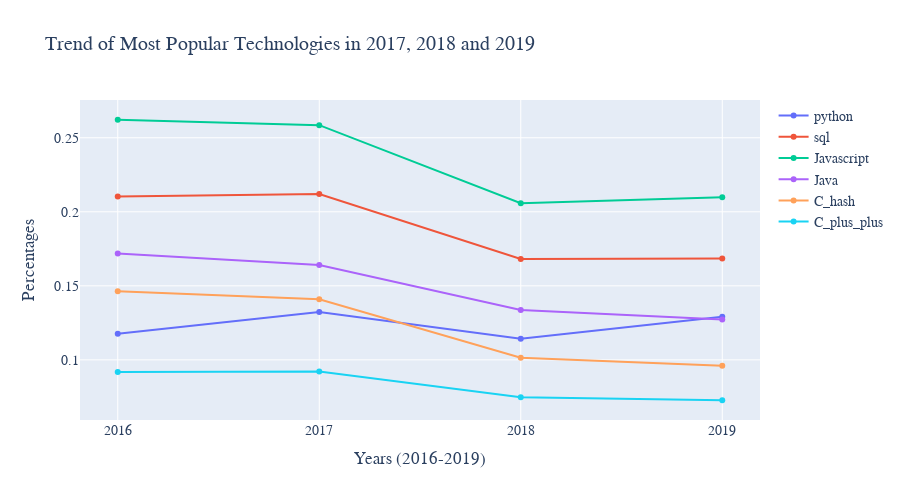

Notebook source saved alongside this figure:
### Code cell
import plotly.graph_objects as go

X = [2016,2017,2018,2019]

Javascript = all_language.JavaScript
sql= all_language.SQL
Java = all_language.Java
python = all_language.Python
C_hash = all_language["C#"]
C_plus_plus = all_language["C++"]

# Create traces
fig = go.Figure()
fig.add_trace(go.Line(x=X, y=python,
                    name='python'))
fig.add_trace(go.Line(x=X, y=sql,
                   # mode='lines+markers',
                    name='sql'))
fig.add_trace(go.Line(x=X, y=Javascript,
                    #mode='lines+markers', 
                    name='Javascript'))
fig.add_trace(go.Line(x=X, y=Java,
                    #mode='lines+markers',
                    name='Java'))
fig.add_trace(go.Line(x=X, y=C_hash,
                    #mode='lines+markers',
                    name='C_hash'))
fig.add_trace(go.Line(x=X, y=C_plus_plus,
                    #mode='lines+markers', 
                    name='C_plus_plus'))

fig.update_layout(
    title="Trend of Most Popular Technologies in 2017, 2018 and 2019",
    xaxis_title="Years (2016-2019)",
    yaxis_title="Percentages",
    font=dict(
        family="Franklin Gothic",
        size=14))
fig.update_layout(
    autosize=False,
    width=900,
    height=500)

fig.update_layout(
    xaxis = dict(
        tickmode = 'linear',
        tick0 = 1,
        dtick = 1
    )
)
fig.show()

### Figure 1 — Plotly figure (JSON) as saved in the notebook; plotly's stock layout.template omitted (floating-point values rounded to 4 significant figures)
{"data": [{"name": "python", "type": "scatter", "x": [2016, 2017, 2018, 2019], "y": [0.1176, 0.1323, 0.1143, 0.1291]}, {"name": "sql", "type": "scatter", "x": [2016, 2017, 2018, 2019], "y": [0.2104, 0.2119, 0.1681, 0.1685]}, {"name": "Javascript", "type": "scatter", "x": [2016, 2017, 2018, 2019], "y": [0.2622, 0.2585, 0.2058, 0.2098]}, {"name": "Java", "type": "scatter", "x": [2016, 2017, 2018, 2019], "y": [0.1718, 0.1641, 0.1337, 0.1273]}, {"name": "C_hash", "type": "scatter", "x": [2016, 2017, 2018, 2019], "y": [0.1463, 0.141, 0.1014, 0.09602]}, {"name": "C_plus_plus", "type": "scatter", "x": [2016, 2017, 2018, 2019], "y": [0.0918, 0.09216, 0.07479, 0.07273]}], "layout": {"autosize": false, "font": {"family": "Franklin Gothic", "size": 14}, "height": 500, "title": {"text": "Trend of Most Popular Technologies in 2017, 2018 and 2019"}, "width": 900, "xaxis": {"dtick": 1, "tick0": 1, "tickmode": "linear", "title": {"text": "Years (2016-2019)"}}, "yaxis": {"title": {"text": "Percentages"}}}}
